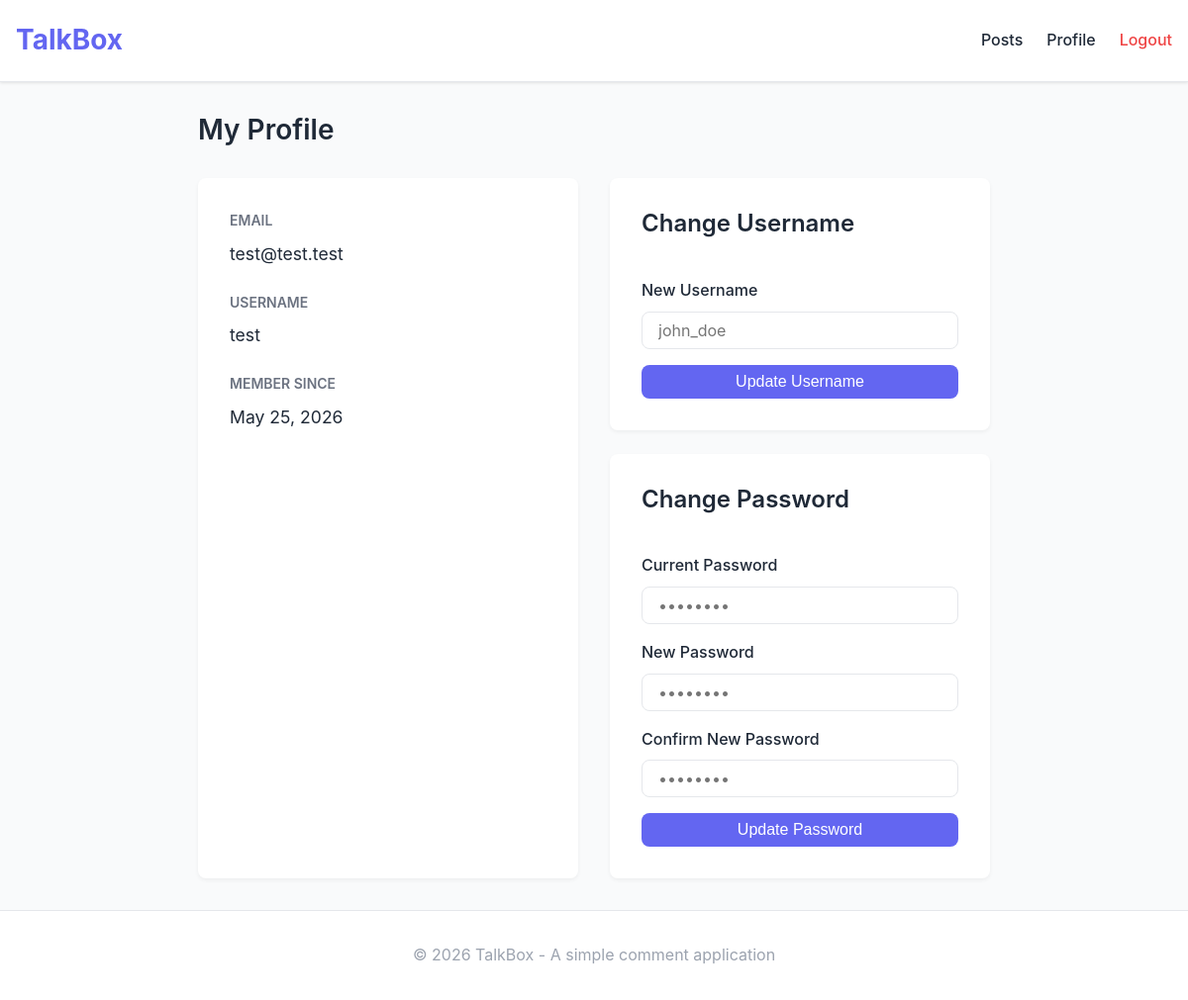
The app's page /profile.php (signed in) with its own data.
### tables this page shows
CREATE TABLE users (
            id INTEGER PRIMARY KEY AUTOINCREMENT,
            email TEXT UNIQUE NOT NULL,
            username TEXT UNIQUE NOT NULL,
            password TEXT NOT NULL,
            profile_image TEXT,
            created_at DATETIME DEFAULT CURRENT_TIMESTAMP
        );

### include/bootstrap.php (called while the page is built, shortened)
<?php
require_once 'models/db.php';
require_once 'models/user.php';
function getCurrentUserId() {
    return $_SESSION['user_id'] ?? null;
}
function escapeHtml($text) {
    return htmlspecialchars($text, ENT_QUOTES, 'UTF-8');
}
?>

### include/models/user.php (called while the page is built, shortened)
<?php
function getUserById($pdo, $userId) {
    $stmt = $pdo->prepare("SELECT id, email, username, profile_image, created_at FROM users WHERE id = ?");
    $stmt->execute([$userId]);
    return $stmt->fetch(PDO::FETCH_ASSOC);
}
?>

### profile.php (the view, shortened to what this page needs)
<?php
require_once 'include/bootstrap.php';
$userId = getCurrentUserId();
$user = getUserById($pdo, $userId);
include 'include/views/_header.php';
?>
<section class="profile-section">
    <div class="profile-container">
        <h2>My Profile</h2>
        <div class="profile-content">
            <div class="profile-info">
                <div class="profile-field">
                    <label>Email</label>
                    <p class="profile-value"><?php echo escapeHtml($user['email']); ?></p>
                </div>
                <div class="profile-field">
                    <label>Username</label>
                    <p class="profile-value"><?php echo escapeHtml($user['username']); ?></p>
                </div>
                <div class="profile-field">
                    <label>Member Since</label>
                    <p class="profile-value">
                        <?php echo date('F d, Y', strtotime($user['created_at'])); ?>
                    </p>
                </div>
            </div>
            <div class="profile-forms">
                <form id="changeUsernameForm" method="POST" action="profile_process.php" class="form profile-form">
                    <h3>Change Username</h3>
                    <div class="form-group">
                        <label for="newUsername" class="form-label">New Username</label>
                        <input
                            type="text"
                            id="newUsername"
                            name="newUsername"
                            class="form-input"
                            required
                            pattern="[a-zA-Z0-9_]{3,20}"
                            placeholder="john_doe"
                            title="3-20 characters, alphanumeric and underscores only"
                        >
                    </div>
                    <button type="submit" class="btn btn-primary">Update Username</button>
                </form>
                <form id="changePasswordForm" method="POST" action="profile_process.php" class="form profile-form">
                    <h3>Change Password</h3>
                    <div class="form-group">
                        <label for="currentPassword" class="form-label">Current Password</label>
                        <input
                            type="password"
                            id="currentPassword"
                            name="currentPassword"
                            class="form-input"
                            required
                            placeholder="••••••••"
                        >
                    </div>
                    <div class="form-group">
                        <label for="newPassword" class="form-label">New Password</label>
                        <input
                            type="password"
                            id="newPassword"
                            name="newPassword"
                            class="form-input"
                            required
                            placeholder="••••••••"
                            minlength="8"
                            title="Minimum 8 characters"
                        >
                    </div>
                    <div class="form-group">
                        <label for="newPasswordConfirm" class="form-label">Confirm New Password</label>
                        <input
                            type="password"
                            id="newPasswordConfirm"
                            name="newPasswordConfirm"
                            class="form-input"
                            required
                            placeholder="••••••••"
                        >
                    </div>
                    <button type="submit" class="btn btn-primary">Update Password</button>
                </form>
            </div>
        </div>
    </div>
</section>
<?php include 'include/views/_footer.php'; ?>

### css/style.css (style rules this page uses)
* { margin: 0; padding: 0; box-sizing: border-box; }
:root { --primary-color: #6366f1; --primary-dark: #4f46e5; --primary-light: #818cf8; --secondary-color: #f59e0b; --success-color: #10b981; --error-color: #ef4444; --warning-color: #f59e0b; --text-dark: #1f2937; --text-light: #6b7280; --text-lighter: #9ca3af; --bg-light: #f9fafb; --bg-white: #ffffff; --border-color: #e5e7eb; --spacing-xs: 0.25rem; --spacing-sm: 0.5rem; --spacing-md: 1rem; --spacing-lg: 1.5rem; --spacing-xl: 2rem; --spacing-2xl: 3rem; --border-radius: 8px; --transition: all 0.3s ease; }
body { font-family: -apple-system, BlinkMacSystemFont, 'Segoe UI', Roboto, 'Helvetica Neue', Arial, sans-serif; font-size: 16px; line-height: 1.6; color: var(--text-dark); background-color: var(--bg-light); }
h1, h2, h3, h4, h5, h6 { font-weight: 600; line-height: 1.2; margin-bottom: var(--spacing-lg); }
h2 { font-size: 1.75rem; }
h3 { font-size: 1.5rem; }
p { margin-bottom: var(--spacing-md); }
html, body { height: 100%; }
body { display: flex; flex-direction: column; }
.btn { display: inline-block; padding: var(--spacing-sm) var(--spacing-lg); border: none; border-radius: var(--border-radius); font-size: 1rem; font-weight: 500; cursor: pointer; transition: var(--transition); text-align: center; text-decoration: none; white-space: nowrap; }
.btn-primary { background-color: var(--primary-color); color: white; }
.form { display: flex; flex-direction: column; gap: var(--spacing-md); }
.form-group { display: flex; flex-direction: column; }
.form-label { font-weight: 500; margin-bottom: var(--spacing-sm); color: var(--text-dark); }
.form-input, .form-textarea, .form-file-input { padding: var(--spacing-sm) var(--spacing-md); border: 1px solid var(--border-color); border-radius: var(--border-radius); font-family: inherit; font-size: 1rem; transition: var(--transition); }
.profile-section { display: flex; justify-content: center; }
.profile-container { width: 100%; max-width: 800px; }
.profile-container h2 { margin-bottom: var(--spacing-xl); }
.profile-content { display: grid; grid-template-columns: 1fr 1fr; gap: var(--spacing-xl); }
.profile-info { background-color: var(--bg-white); border-radius: var(--border-radius); padding: var(--spacing-xl); box-shadow: 0 2px 4px rgba(0, 0, 0, 0.05); }
.profile-field { margin-bottom: var(--spacing-lg); }
.profile-field:last-child { margin-bottom: 0; }
.profile-field label { display: block; font-weight: 600; color: var(--text-light); margin-bottom: var(--spacing-sm); font-size: 0.875rem; text-transform: uppercase; }
.profile-value { margin: 0; font-size: 1.1rem; color: var(--text-dark); }
.profile-forms { display: flex; flex-direction: column; gap: var(--spacing-lg); }
.profile-form { background-color: var(--bg-white); border-radius: var(--border-radius); padding: var(--spacing-xl); box-shadow: 0 2px 4px rgba(0, 0, 0, 0.05); }
.profile-form h3 { margin-top: 0; margin-bottom: var(--spacing-lg); }

### records on screen
users: email "test@test.test", username "test", created_at "May 25, 2026"
